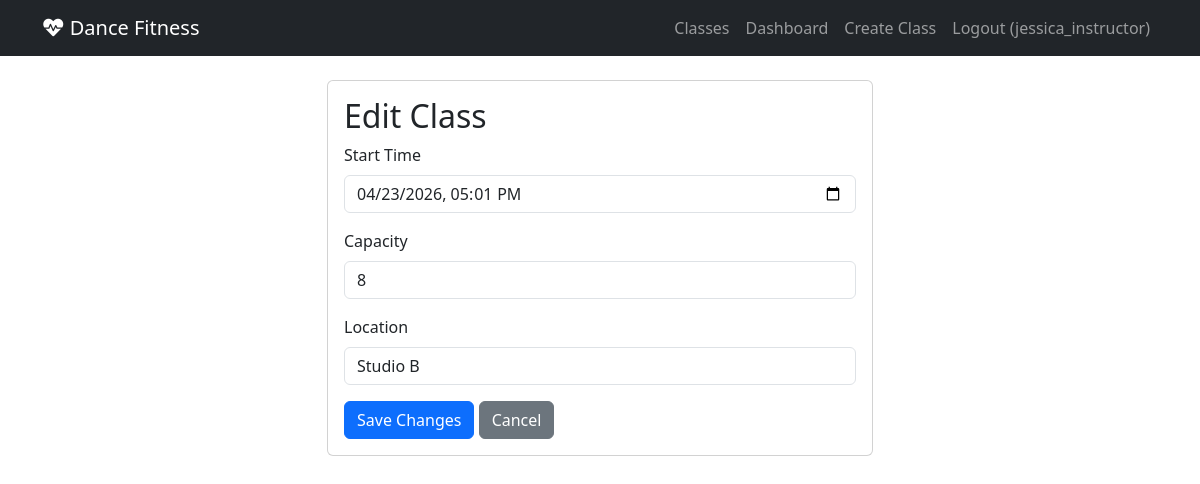
Screenshot of /edit_class/2/ (signed in) with the database file from the repository.
### booking/models.py (models this page shows, shortened)
class User(AbstractUser):
    is_instructor = models.BooleanField(default=False)
    bio = models.TextField(max_length=500, blank=True)

class ScheduledClass(models.Model):
    class_type = models.ForeignKey(ClassType, on_delete=models.CASCADE, related_name='scheduled_class')
    instructor = models.ForeignKey(User, on_delete=models.CASCADE, limit_choices_to={'is_instructor': True})
    start_time = models.DateTimeField()
    capacity = models.IntegerField(default=18)
    location = models.CharField(max_length=200)

### booking/views.py (the view, shortened to what this page needs)
# urls.py: path("edit_class/<int:class_id>/", views.edit_class, name="edit_class"),
@login_required
def edit_class(request, class_id):
    scheduled_class = get_object_or_404(ScheduledClass, id=class_id)
    if scheduled_class.instructor != request.user:
        return HttpResponseRedirect(reverse("dashboard"))
    return render(request, "booking/edit_class.html", {
        "class": scheduled_class
    })

### booking/templates/booking/edit_class.html (shortened to what this page needs)
{% extends "booking/layout.html" %}
{% block body %}
    <div class="row">
        <div class="col-md-6 offset-md-3">
            <div class="card">
                <div class="card-body">
                    <h2 class="card-title">Edit Class</h2>
                    <form method="post">
                        <div class="mb-3">
                            <label class="form-label">Start Time</label>
                            <input type="datetime-local" name="start_time" class="form-control"
                                   value="{{ class.start_time|date:'Y-m-d\TH:i' }}" required>
                        </div>
                        <div class="mb-3">
                            <label class="form-label">Capacity</label>
                            <input type="number" name="capacity" class="form-control"
                                   value="{{ class.capacity }}" min="1" required>
                        </div>
                        <div class="mb-3">
                            <label class="form-label">Location</label>
                            <input type="text" name="location" class="form-control"
                                   value="{{ class.location }}" required>
                        </div>
                        <button type="submit" class="btn btn-primary">Save Changes</button>
                        <a href="{% url 'dashboard' %}" class="btn btn-secondary">Cancel</a>
                    </form>
                </div>
            </div>
        </div>
    </div>
{% endblock %}

### booking/templates/booking/layout.html (shortened to what this page needs)
{% load static %}
<!DOCTYPE html>
<html lang="en">
<head>
    <link href="https://cdn.jsdelivr.net/npm/bootstrap@5.3.0/dist/css/bootstrap.min.css" rel="stylesheet">
    <link rel="stylesheet" href="https://cdnjs.cloudflare.com/ajax/libs/font-awesome/6.0.0/css/all.min.css">
</head>
<body>
    <nav class="navbar navbar-expand-lg navbar-dark bg-dark">
        <div class="container">
            <a class="navbar-brand" href="{% url 'index' %}">
                <i class="fas fa-heartbeat"></i> Dance Fitness
            </a>
            <div class="collapse navbar-collapse" id="navbarNav">
                <ul class="navbar-nav ms-auto">
                    <li class="nav-item">
                        <a class="nav-link" href="{% url 'index' %}">Classes</a>
                    </li>
                    {% if user.is_authenticated %}
                        <li class="nav-item">
                            <a class="nav-link" href="{% url 'dashboard' %}">Dashboard</a>
                        </li>
                        {% if user.is_instructor %}
                            <li class="nav-item">
                                <a class="nav-link" href="{% url 'create_class' %}">Create Class</a>
                            </li>
                        {% endif %}
                        <li class="nav-item">
                            <a class="nav-link" href="{% url 'logout' %}">Logout ({{ user.username }})</a>
                        </li>
                    {% endif %}
                </ul>
            </div>
        </div>
    </nav>
    <div class="container mt-4">
        {% block body %}
        {% endblock %}
    </div>
</body>
</html>

### rows the page displays
User: username "jessica_instructor"
ScheduledClass: start_time "04/23/2026 17:01", capacity "8", location "Studio B"
